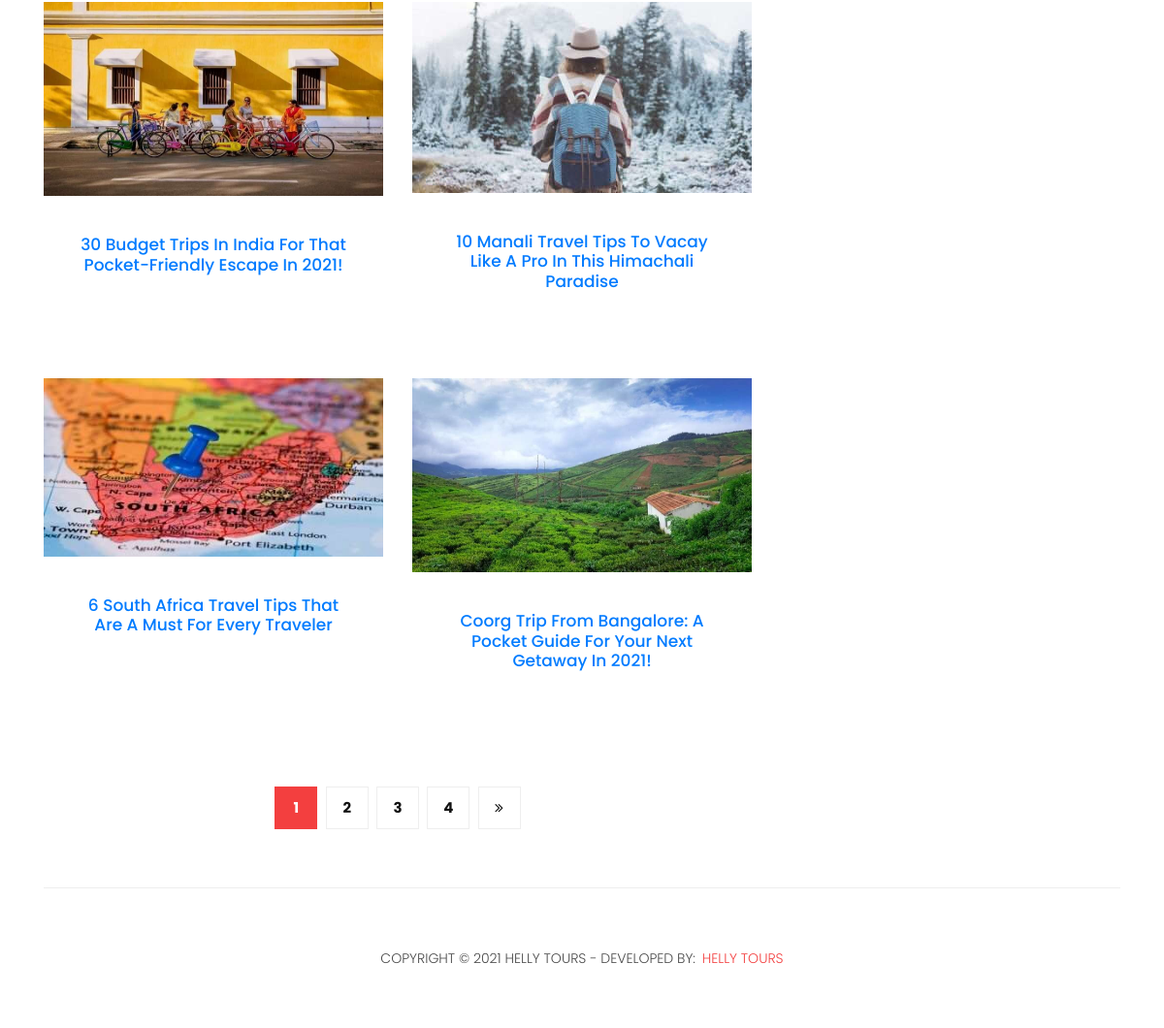
The page /blog.php (lower part) on the database as committed earlier.
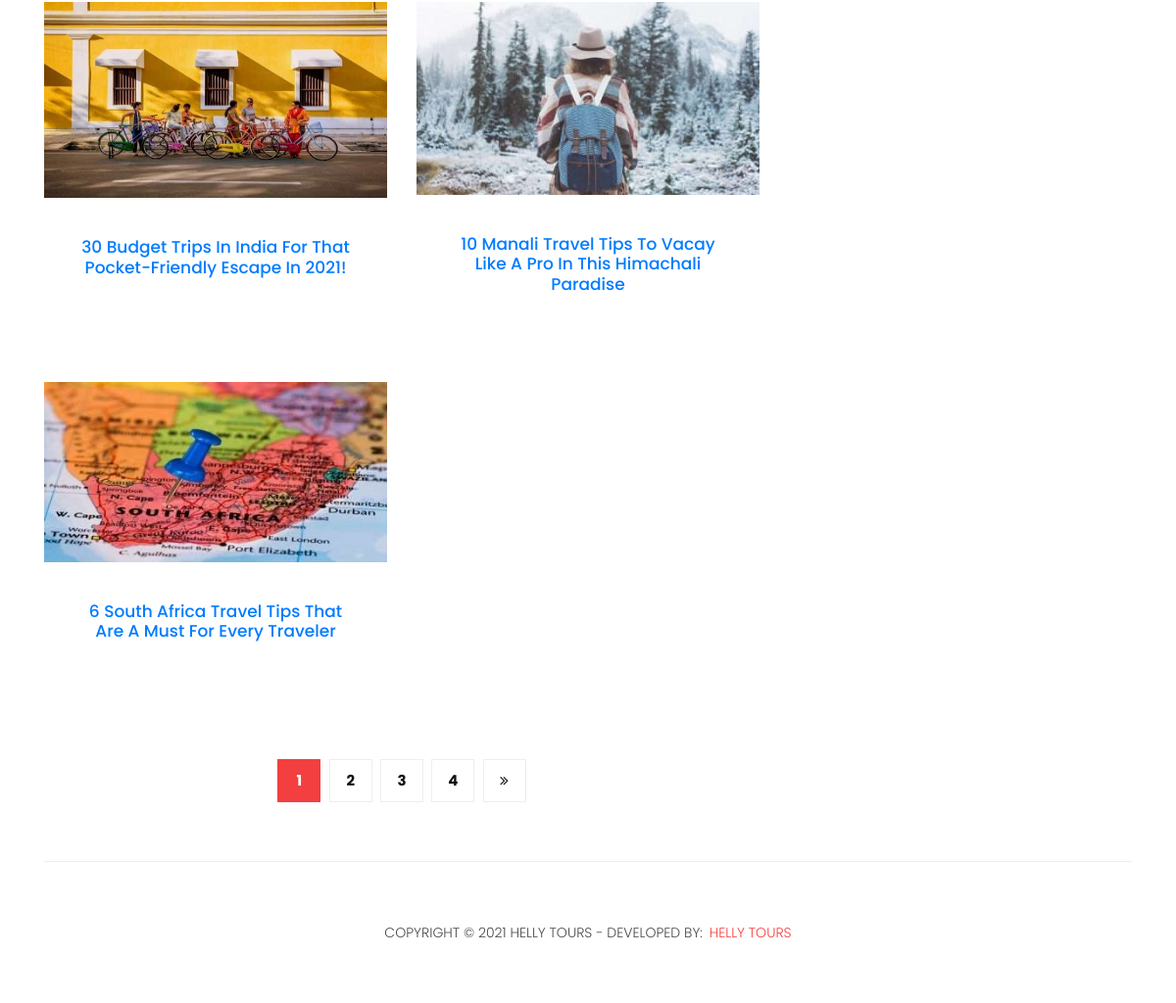
The same page on the database as committed later.
### tables this page shows
CREATE TABLE `blog_master` (
  `blog_id` int(11) NOT NULL,
  `blog_name` varchar(100) NOT NULL,
  `blog_url` text NOT NULL,
  `blog_img` varchar(200) NOT NULL
);

### blog.php (the view, shortened to what this page needs)
<?php
require './class/atclass.php';
$q2= mysqli_query($connection, "select * from blog_master order by blog_id desc") or die("error in query". mysqli_error($connection));
?>
<!DOCTYPE html>
<html lang="en">
  <head>
    <link href="vendor/bootstrap/css/bootstrap.min.css" rel="stylesheet">
    <link rel="stylesheet" href="assets/css/fontawesome.css">
    <link rel="stylesheet" href="assets/css/style.css">
    <link rel="stylesheet" href="assets/css/owl.css">
  </head>
  <body>
    <div class="products">
      <div class="container">
        <div class="row">
          <div class="col-md-8">
            <div class="row">
                <?php
while ($row = mysqli_fetch_array($q2)) {
?>
              <div class="col-md-6">
                <div class="service-item">
                    <a href="<?php echo $row['blog_url'];?>" target="_blank" class="services-item-image"><img src="admin/upload/<?php echo $row['blog_img'];?>" style=" width: 100%; max-height: 200px;"class="img-fluid" alt=""></a>
                  <div class="down-content">
                      <h4><a href="<?php echo $row['blog_url'];?>" target="_blank"><?php echo $row['blog_name'];?></a></h4>
                  </div>
                </div>
              </div>
<?php }?>
              <div class="col-md-12">
                <ul class="pages">
                    <li class="active"><a href="#">1</a></li>
                  <li><a href="#">2</a></li>
                  <li><a href="#">3</a></li>
                  <li><a href="#">4</a></li>
                  <li><a href="#"><i class="fa fa-angle-double-right"></i></a></li>
                </ul>
              </div>
            </div>
          </div>
        </div>
      </div>
    </div>
    <?php
   include './themepart/footer.php';
   ?>
  </body>
</html>

### themepart/footer.php
<footer>
      <div class="container">
        <div class="row">
          <div class="col-md-12">
            <div class="inner-content">
              <p>Copyright © 2021 Helly Tours - Developed By: <a href="">Helly Tours</a></p>
            </div>
          </div>
        </div>
      </div>
    </footer>

### assets/css/style.css (style rules this page uses)
body { font-family: 'Poppins', sans-serif; overflow-x: hidden; text-rendering: optimizeLegibility; -webkit-font-smoothing: antialiased; -moz-osx-font-smoothing: grayscale; }
p { margin-bottom: 0px; font-size: 14px; font-weight: 300; color: #4a4a4a; line-height: 24px; }
a { text-decoration: none!important; }
ul { padding: 0; margin: 0; list-style: none; }
h1,h2,h3,h4,h5,h6 { margin: 0px; }
footer { text-align: center; }
footer .inner-content { border-top: 1px solid #eee; margin-top: 60px; padding: 60px 0px; }
footer .inner-content p { text-transform: uppercase; }
footer .inner-content p a { color: #f33f3f; margin-left: 3px; }
.products { margin-top: 100px; }
.products ul.pages { margin-top: 30px; text-align: center; }
.products ul.pages li { display: inline-block; margin: 0px 2px; }
.products ul.pages li a { width: 44px; height: 44px; display: inline-block; line-height: 42px; border: 1px solid #eee; font-size: 15px; font-weight: 700; color: #121212; transition: all .3s; }
.products ul.pages li a:hover, .products ul.pages li.active a { background-color: #f33f3f; border-color: #f33f3f; color: #fff; }
.service-item { text-align: center; margin-bottom: 30px; }
.service-item .down-content { background-color: #fff; padding: 40px 30px; }
.service-item .down-content h4 { font-size: 17px; color: #1a6692; margin-bottom: 20px; }
.services-item-image { display: block; }

Rows that differ between the two databases and show on the page:
removed blog_master: blog_img (picture), blog_name "Coorg Trip From Bangalore: A Pocket Guide For Your Next Getaway In 2021!"
